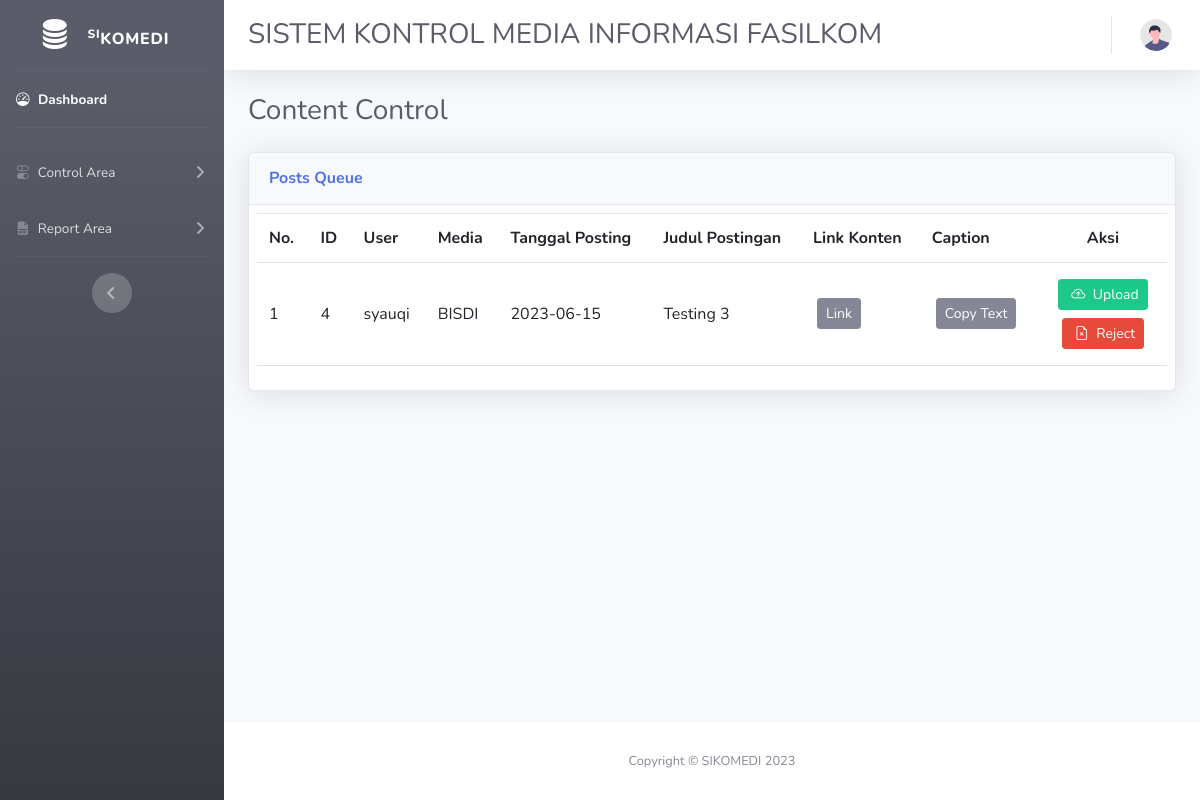
/admin/control/content/Ccontent.php (signed in), run on the app's committed database.
### tables this page shows
CREATE TABLE `konten_history` (
  `ID` int(11) NOT NULL,
  `USER_ID` int(11) DEFAULT NULL,
  `MEDIA_ID` int(11) DEFAULT NULL,
  `TANGGALPOSTING` date DEFAULT NULL,
  `JUDULPOSTING` varchar(50) DEFAULT NULL,
  `LINKKONTEN` varchar(200) DEFAULT NULL,
  `CAPTION` varchar(1000) DEFAULT NULL,
  `STATUS_ID` int(11) DEFAULT NULL
);

CREATE TABLE `users` (
  `ID` int(11) NOT NULL,
  `NAME` varchar(100) NOT NULL,
  `PASSWORD` varchar(100) NOT NULL,
  `EMAIL` varchar(100) NOT NULL,
  `NOHP` varchar(20) DEFAULT NULL,
  `JENIS_ID` int(11) DEFAULT NULL,
  `STATUS_ID` int(11) DEFAULT NULL
);

CREATE TABLE `media` (
  `ID` int(11) NOT NULL,
  `NAMA` varchar(50) DEFAULT NULL,
  `LINK` varchar(200) DEFAULT NULL,
  `JENIS_ID` int(11) NOT NULL
);

### admin/functions.php (called while the page is built, shortened)
<?php
$conn = mysqli_connect("localhost","root","","sikomedi");
function query ($query){
    global $conn;
    $result = mysqli_query($conn,$query);
    $rows = [];
    while ($row = mysqli_fetch_assoc($result)){
        $rows [] = $row;
    }
    return $rows;
}
?>

### admin/control/content/Ccontent.php (the view, shortened to what this page needs)
<?php
require '../../functions.php';
    $konten = query("SELECT k.ID id, u.NAME user, m.NAMA media, k.LINKKONTEN link, k.CAPTION caption, k.TANGGALPOSTING tanggal, k.JUDULPOSTING judul FROM konten_history k
                        JOIN users u ON (k.USER_ID = u.ID) JOIN media m ON (k.MEDIA_ID = m.ID)
                        WHERE k.STATUS_ID = 1 ORDER BY tanggal");
?>
<!DOCTYPE html>
<html lang="en">
<head>
    <link href="https://cdn.jsdelivr.net/npm/bootstrap@5.3.0-alpha3/dist/css/bootstrap.min.css" rel="stylesheet">
    <link rel="stylesheet" href="https://cdn.jsdelivr.net/npm/bootstrap-icons@1.10.5/font/bootstrap-icons.css">
    <link href="../../css/style.css" rel="stylesheet">
</head>
<body id="page-top">
    <div id="wrapper">
        <ul class="navbar-nav bg-gradient-dark sidebar sidebar-dark accordion" id="accordionSidebar">
            <a class="sidebar-brand d-flex align-items-center justify-content-center" href="../../index.php">
                <div class="sidebar-brand-icon">
                  <i class="bi bi-database-fill"></i>
                </div>
                <div class="sidebar-brand-text mx-3 pt-2"><sup>SI</sup>KOMEDI</div>
            </a>
            <hr class="sidebar-divider my-0">
            <li class="nav-item active">
                <a class="nav-link" href="../../index.php">
                  <i class="bi bi-speedometer"></i>
                    <span>Dashboard</span></a>
            </li>
            <hr class="sidebar-divider">
            <li class="nav-item">
                <a class="nav-link collapsed" href="#" data-toggle="collapse" data-target="#collapseCharts1"
                    aria-expanded="true" aria-controls="collapseCharts1">
                    <i class="bi bi-toggles"></i>
                    <span>Control Area</span>
                </a>
            </li>
            <li class="nav-item">
                <a class="nav-link collapsed" href="#" data-toggle="collapse" data-target="#collapseCharts2"
                    aria-expanded="true" aria-controls="collapseCharts2">
                    <i class="bi bi-file-earmark-spreadsheet-fill"></i>
                    <span>Report Area</span>
                </a>
            </li>
            <hr class="sidebar-divider d-none d-md-block">
            <div class="text-center d-none d-md-inline">
                <button class="rounded-circle border-0" id="sidebarToggle"></button>
            </div>
        </ul>
        <div id="content-wrapper" class="d-flex flex-column">
            <div id="content">
                <nav class="navbar navbar-expand navbar-light bg-white topbar mb-4 static-top shadow">
                    <div class="d-sm-flex align-items-center justify-content-between mb-4">
                        <h1 class="h3 mb-0 text-gray-800 pt-4 ps-2">SISTEM KONTROL MEDIA INFORMASI FASILKOM</h1>
                    </div>
                    <ul class="navbar-nav ml-auto">
                        <li class="nav-item dropdown no-arrow">
                            <a class="nav-link dropdown-toggle" href="#" id="userDropdown" role="button"
                                data-toggle="dropdown" aria-haspopup="true" aria-expanded="false">
                                <img class="img-profile rounded-circle"
                                    src="../../img/undraw_profile.svg">
                            </a>
                        </li>
                    </ul>
                </nav>
                <div class="container-fluid">
                    <div class="d-sm-flex align-items-center mb-4">
                        <h1 class="h3 mb-0 text-gray-800">Content Control</h1>
                    </div>
                    <div class="row">
                        <div class="col-xl-12 col-lg-10">
                            <div class="card shadow mb-4">
                                <div class="card-header py-3">
                                    <h6 class="m-0 font-weight-bold text-primary">Posts Queue</h6>
                                </div>
                                <div class="d-flex justify-content-center p-2 pb-2 overflow-y-scroll" style="max-height: 30rem;">
                                    <table class="table align-middle">
                                        <tr>
                                            <th>No.</th>
                                            <th>ID</th>
                                            <th>User</th>
                                            <th>Media</th>
                                            <th>Tanggal Posting</th>
                                            <th>Judul Postingan</th>
                                            <th>Link Konten</th>
                                            <th>Caption</th>
                                            <th class="text-center">Aksi</th>
                                        </tr>
                                    <?php $i=1; if($konten==null){echo "<tr class=\"text-center\"><td colspan=\"9\">Empty</td></tr>";}else{ foreach ($konten as $row) : ?>
                                    <tr>
                                        <td class="align-middle"><?=$i?></td>
                                        <td class="align-middle"><?= $row["id"]?></td>
                                        <td class="align-middle"><?= $row["user"]?></td>
                                        <td class="align-middle"><?= $row["media"]?></td>
                                        <td class="align-middle"><?= $row["tanggal"]?></td>
                                        <td class="align-middle"><?= $row["judul"]?></td>
                                        <td class="align-middle">
                                            <a href="<?= $row["link"]?>">
                                                <button type="button" class="btn btn-secondary btn-sm m-1">Link</button>
                                            </a>
                                        </td>
                                        <td class="align-middle">
                                            <form action="" method="post">
                                                <div class="tooltips">
                                                    <button type="button" class="btn btn-secondary btn-sm m-1" onclick="myFunction()" onmouseout="outFunc()">
                                                        <span class="tooltiptext" id="myTooltip">Copy to Clipboard</span>Copy Text
                                                    </button>
                                                </div>
                                            </form>
                                        </td>
                                        <td class="text-center">
                                            <a href="upload.php?ID=<?= $row["id"];?>" onclick="return confirm('Upload, sure?');">
                                                <button type="button" class="btn btn-success btn-sm m-1">
                                                    <i class="bi bi-cloud-arrow-up p-1"></i> Upload
                                                </button>
                                            </a>
                                            <br>
                                            <a href="reject.php?ID=<?= $row["id"];?>" onclick="return confirm('Reject, sure?');">
                                                <button type="button" class="btn btn-danger btn-sm m-1">
                                                    <i class="bi bi-file-earmark-x p-1"></i> Reject
                                                </button>
                                            </a>
                                        </td>
                                    </tr>
                                    <?php $i++; endforeach; }?>
                                    </table>
                                </div>
                            </div>
                        </div>
                    </div>
                </div>
            </div>
            <footer class="sticky-footer bg-white">
                <div class="container my-auto">
                    <div class="copyright text-center my-auto">
                        <span>Copyright &copy; SIKOMEDI 2023</span>
                    </div>
                </div>
            </footer>
        </div>
    </div>
</body>
</html>

### admin/control/content/Ccontent.php (style rules this page uses)
.tooltips { position: relative; display: inline-block; }

### data on the page
konten_history: ID "4", users.NAME "syauqi", MEDIA_ID.NAMA "BISDI", TANGGALPOSTING "2023-06-15", JUDULPOSTING "Testing 3"
